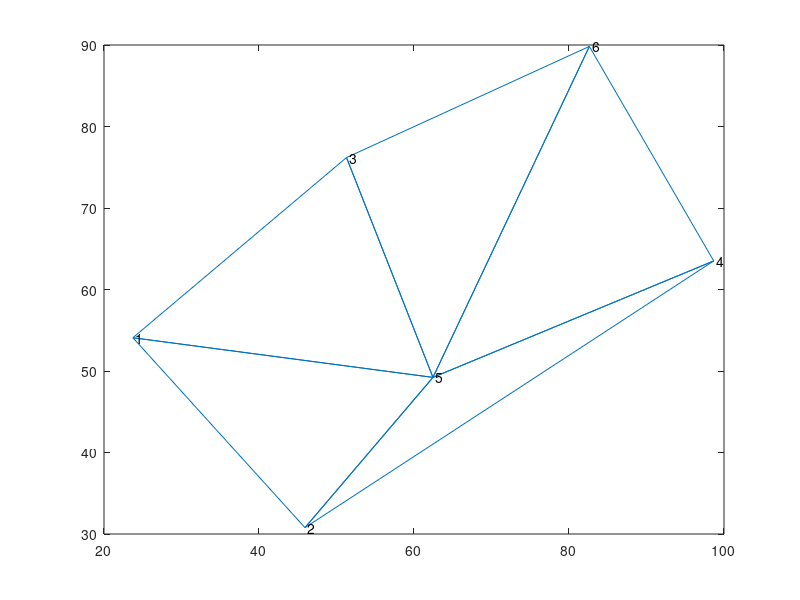

MATLAB code for this plot: (Note: this script raises an error after producing the figure.)
%% Build2Dmeshinfocpp
% 
% <msim_help_main.html | main>   <Tutorials | msim_help_demos.html> 
% <msim_function_categories.html | Functions> <http://www.subsurface.gr | website> |
%
% Computes the connectivity of the mesh. This function generates the matrix
% _*B*_ of <ParticleTracking_main_help.html
% ParticleTracking_main> function. It is written in c therefore needs to be
% compiled first. *NOTE: THIS FUNCTION WORKS ON TRIANGULAR MESHES ONLY*.
%
%
% Version : 1.0
%
% Author : George Kourakos
%
% email: giorgk@gmail.com
%
% web : http://groundwater.ucdavis.edu/msim
%
% Date 18-Mar-2014
%
% Department of Land Air and Water
%
% University of California Davis
%
%% Usage
% B = Build2Dmeshinfocpp(MSH)
%
%%%
% *VERY IMPORTANT NOTE: The number of rows must be equal to the number of nodes 
% per elements and the number of columns have to be equal to the number of elements
% of the mesh. Therefore the input argument is usually the transpose of the 
% mesh matrix (see the example below)*
%
%% Input:
% _*MSH*_ : [Npel x Nel] is the 2D mesh, where Nel is
% the number of 2D elements and Npel is the number of dof per element
%
%% Output:
% _*B*_ : is the element connectivity of the 2D Mesh.
%
%% Example
% Let's first create a small hypothetical mesh.
p = 100*rand(6,2);
MSH = delaunay(p(:,1), p(:,2))
triplot(MSH, p(:,1), p(:,2));
for i = 1:size(p,1)
    text(p(i,1), p(i,2),[' ' num2str(i)])
end
%%
% Now we will create the connectivity of the mesh. Note that the input is
% the transpose of the mesh generated by the delaunay function
B = Build2Dmeshinfocpp(MSH')
%%
% The j column of _*B*_ has the indices of the mesh elements connected with the
% j element in _*MSH*_. The first row of B shows which element is connected to 
% the first side element j, e.g the side MSH(j,1) - MSH(j,2) nodes.
% The second row shows which element is connected to the second side of the 
% j element MSH(j, 2) - MSH(j,,3) and so on so forth. When the index is
% zero, there is no element conected to that side.
%%
% 
% <msim_help_main.html | main>   <Tutorials | msim_help_demos.html> 
% <msim_function_categories.html | Functions> <http://www.subsurface.gr | website> |
%